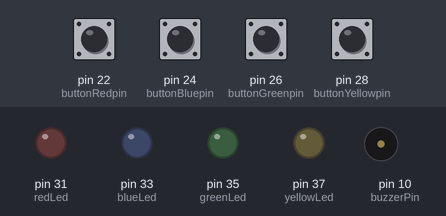
A sketch run on a simulated Arduino Mega 2560, built with avr-gcc and run on an emulated ATmega2560. Parts: output pins drawn as LEDs (lit = HIGH), buzzer (waves = sounding). Inputs (shaded band) come from the test bench; at power-on: pin 22 (buttonRedpin), pin 24 (buttonBluepin), pin 26 (buttonGreenpin), pin 28 (buttonYellowpin) HIGH.

Above: at 1.2 s.
1.3 s: pin 22 (buttonRedpin) pulled LOW for 0.15 s
At 1.7 s:
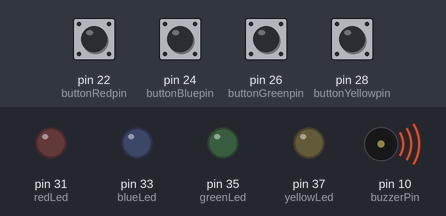
3.4 s: pin 24 (buttonBluepin) pulled LOW for 0.15 s
At 3.65 s:
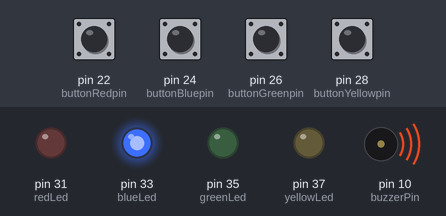
5.9 s: pin 26 (buttonGreenpin) pulled LOW for 0.15 s
At 6.15 s:
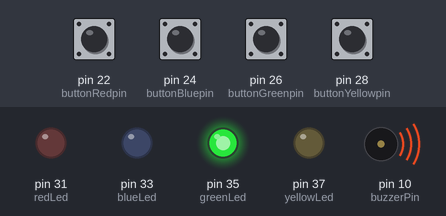
8.4 s: pin 28 (buttonYellowpin) pulled LOW for 0.15 s
At 8.65 s:
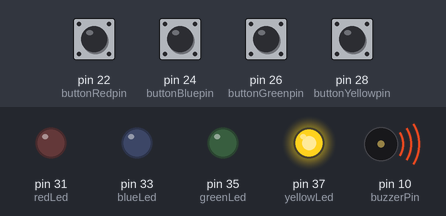
10.9 s: pin 22 (buttonRedpin) driven LOW and pin 24 (buttonBluepin) driven LOW
At 11.15 s:
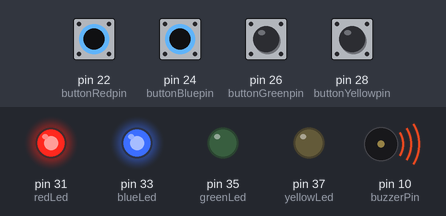
13.9 s: pin 26 (buttonGreenpin) pulled LOW for 1 s
At 14.15 s:
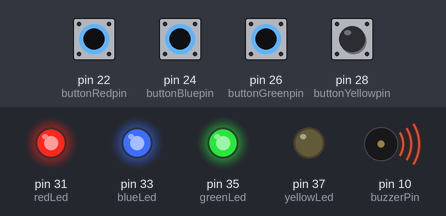
Timing chart, 0 to 17.9 s (numbered marks = the images above; inputs shaded):
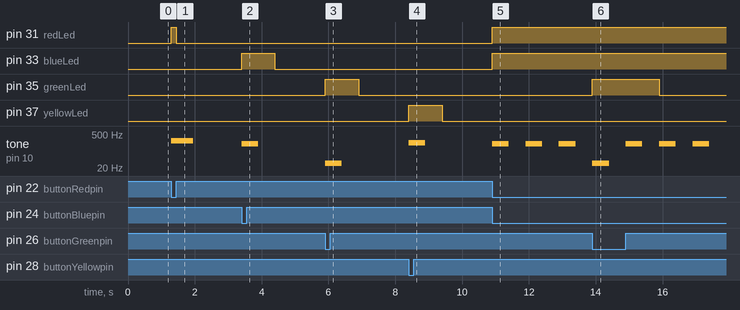

Measured:
- after the input at 1.3 s, pin 31 (redLed): LOW → HIGH at once, → LOW 0.15 s later; tone on pin 10 (buzzerPin): silent → 262 Hz at once, → silent 0.65 s later
- after the input at 3.4 s, pin 33 (blueLed): LOW → HIGH at once, → LOW 1.0 s later; tone on pin 10 (buzzerPin): silent → 196 Hz at once, → silent 0.50 s later
- after the input at 5.9 s, pin 35 (greenLed): LOW → HIGH at once, → LOW 1.0 s later; tone on pin 10 (buzzerPin): silent → 31 Hz at once, → silent 0.50 s later
- after the input at 8.4 s, pin 37 (yellowLed): LOW → HIGH at once, → LOW 1.0 s later; tone on pin 10 (buzzerPin): silent → 220 Hz at once, → silent 0.50 s later
- after the input at 10.9 s, pin 31 (redLed), pin 33 (blueLed): LOW → HIGH at once; tone on pin 10 (buzzerPin): alternates 196 Hz for 0.50 s and silent for 0.50 s, starting at once
- after the input at 13.9 s, pin 35 (greenLed): LOW → HIGH at once, → LOW 2.0 s later

The sketch:

DIGITAL_FOUR_INPUTS.ino
```cpp
#include <pitches.h>

//www.elegoo.com
//2016.12.08

int redLed = 31;
int blueLed = 33;
int greenLed = 35;
int yellowLed = 37;

int buttonRedpin = 22;
int buttonBluepin = 24;
int buttonGreenpin = 26;
int buttonYellowpin = 28;

int buzzerPin = 10;
int buzzDuration = 500;

byte leds = 0;

void setup()
{
  pinMode(redLed, OUTPUT);
  pinMode(blueLed, OUTPUT);
  pinMode(greenLed, OUTPUT);
  pinMode(yellowLed, OUTPUT);

  pinMode(buttonRedpin, INPUT_PULLUP);
  pinMode(buttonBluepin, INPUT_PULLUP);
  pinMode(buttonGreenpin, INPUT_PULLUP);
  pinMode(buttonYellowpin, INPUT_PULLUP);
}

void loop()
{
  if (digitalRead(buttonRedpin) == LOW) {
    digitalWrite(redLed, HIGH);
    tone(buzzerPin, NOTE_C4, buzzDuration);
  } else {
    digitalWrite(redLed, LOW);
  }

  if (digitalRead(buttonBluepin) == LOW) {
    digitalWrite(blueLed, HIGH);
    tone(buzzerPin, NOTE_G3, buzzDuration);
    delay(1000);
  } else {
    digitalWrite(blueLed, LOW);
  }

  if (digitalRead(buttonGreenpin) == LOW) {
    digitalWrite(greenLed, HIGH);
    tone(buzzerPin, NOTE_B0, buzzDuration);
    delay(1000);
  } else {
    digitalWrite(greenLed, LOW);
  }

  if (digitalRead(buttonYellowpin) == LOW) {
    digitalWrite(yellowLed, HIGH);
    tone(buzzerPin, NOTE_A3, buzzDuration);
    delay(1000);
  } else {
    digitalWrite(yellowLed, LOW);
  }
}
```
